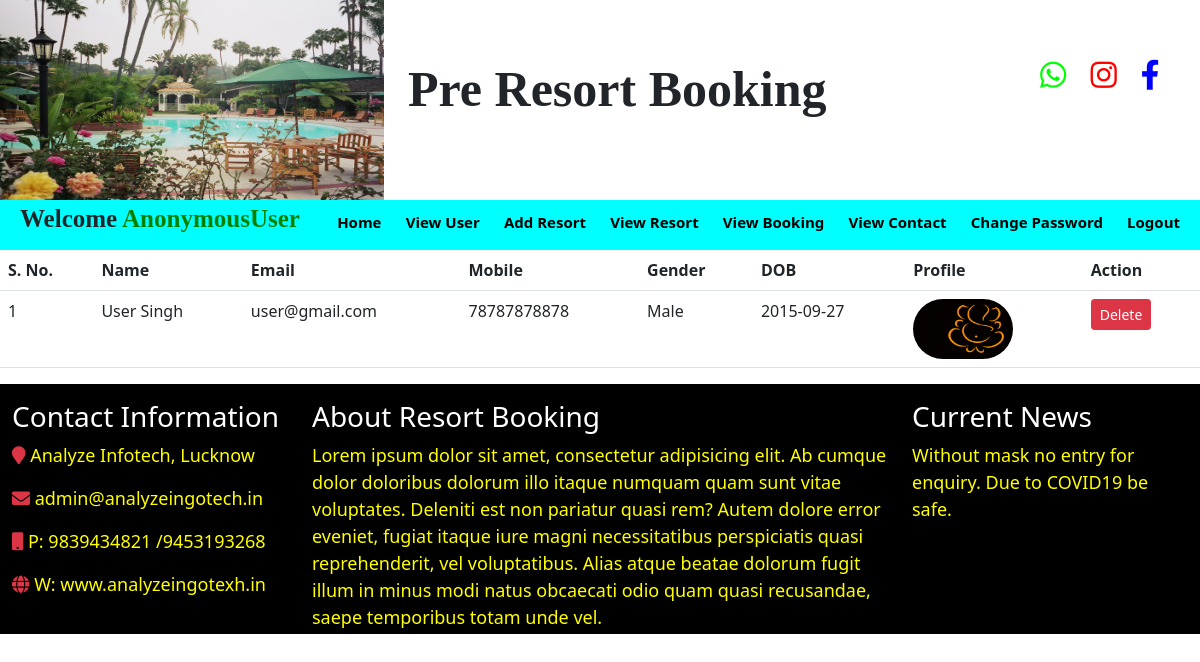
Page /view_user on the committed database.
### room/models.py (models this page shows, shortened)
class Signup(models.Model):
    user=models.ForeignKey(User,on_delete=models.CASCADE)
    mobile = models.CharField(max_length=20,null=True)
    image = models.FileField(null=True)
    gender = models.CharField(max_length=10,null=True)
    dob = models.CharField(max_length=20,null=True)

### room/views.py (the view)
# urls.py: path('view_user',view_user,name='view_user'),
def view_user(request):
    data=Signup.objects.all()
    d={'data':data}
    return render(request,'view_user.html',d)

### room/templates/view_user.html
{% include 'admin_navigation.html' %}
<table class="table">
    <tr>
        <th>S. No.</th>
        <th>Name</th>
        <th>Email</th>
        <th>Mobile</th>
        <th>Gender</th>
        <th>DOB</th>
        <th>Profile</th>
        <th>Action</th>
    </tr>
    {% for i in data %}
    <tr>
        <td>{{forloop.counter}}</td>
        <td>{{i.user.first_name}} {{i.user.last_name}}</td>
        <td>{{i.user.username}}</td>
        <td>{{i.mobile}}</td>
        <td>{{i.gender}}</td>
        <td>{{i.dob}}</td>
        <td><img src="{{i.image.url}}" width="100" height="60" style="border-radius:30px;"></td>
        <td><a href="{% url 'delete_user' i.user.id %}" class="btn btn-danger btn-sm">Delete</a></td>
    </tr>
    {% endfor %}
</table>
{% include 'footer.html' %}

### rows in the picture
Signup: user.first_name "User", user.last_name "Singh", user.username "user@gmail.com", mobile "78787878878", gender "Male", dob "2015-09-27", image (picture)

### other values in the picture
{{ request.user }} "AnonymousUser"
